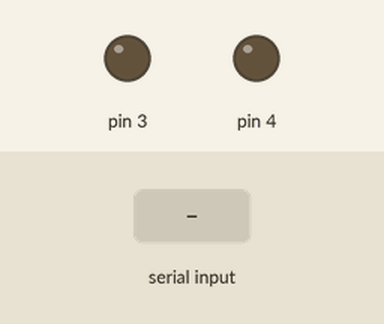
Bench run of a sketch on a simulated Arduino Uno, built with avr-gcc and run on an emulated ATmega328P. Shown: output pins drawn as LEDs (lit = HIGH). The inputs (shaded band) are chosen by the test bench. What the sketch prints to the serial monitor is not drawn.

Above: at 1.2 s.
1.3 s: "1" received over the second serial link
At 1.8 s:
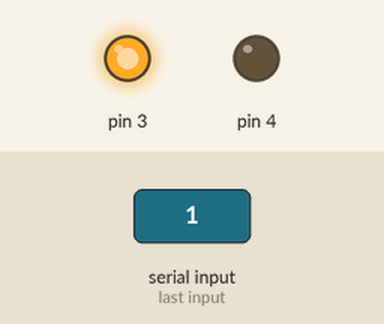
2.8 s: "2" received over the second serial link
At 4.0 s:
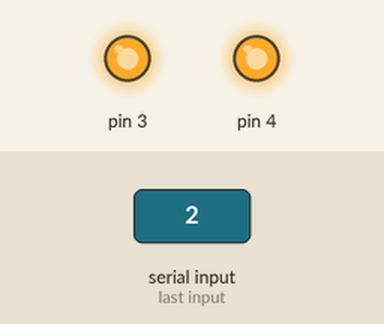
4.3 s: "1" received over the second serial link
At 5.3 s:
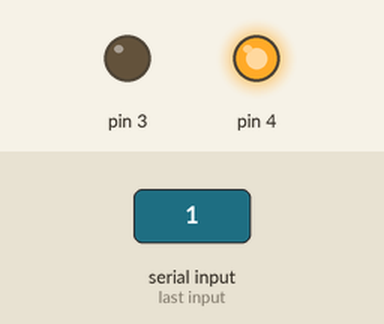
Timing chart, 0 to 7.3 s (numbered marks = the images above; inputs shaded):
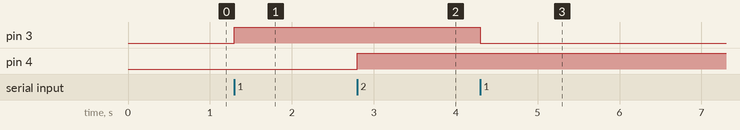

Measured:
- after the input at 1.3 s, pin 3: LOW → HIGH at once
- after the input at 2.8 s, pin 4: LOW → HIGH at once
- after the input at 4.3 s, pin 3: HIGH → LOW at once

The sketch:

lightBluetooth.ino
```cpp
#include <SoftwareSerial.h>
SoftwareSerial miBT(10,11);
bool light1=false;
bool light2=false;


void setup() {
  // put your setup code here, to run once:
  Serial.begin(9600);
  Serial.println("LISTO");
  miBT.begin(9600);

  pinMode(3,OUTPUT);
  pinMode(4,OUTPUT);


}

void loop() {
  // put your main code here, to run repeatedly:

  if(miBT.available()){
        char dato=miBT.read();
    if(dato=='1'){
    light1=!light1;
    if(light1){
      digitalWrite(3,HIGH);
      }else{
        digitalWrite(3,LOW);
        }

      }else
       if(dato=='2'){
        light2=!light2;
    if(light2){
      digitalWrite(4,HIGH);
      }else{
        digitalWrite(4 ,LOW);
        }
      }


    }
    if(Serial.available()){
      miBT.write(Serial.read());
      }

}
```
